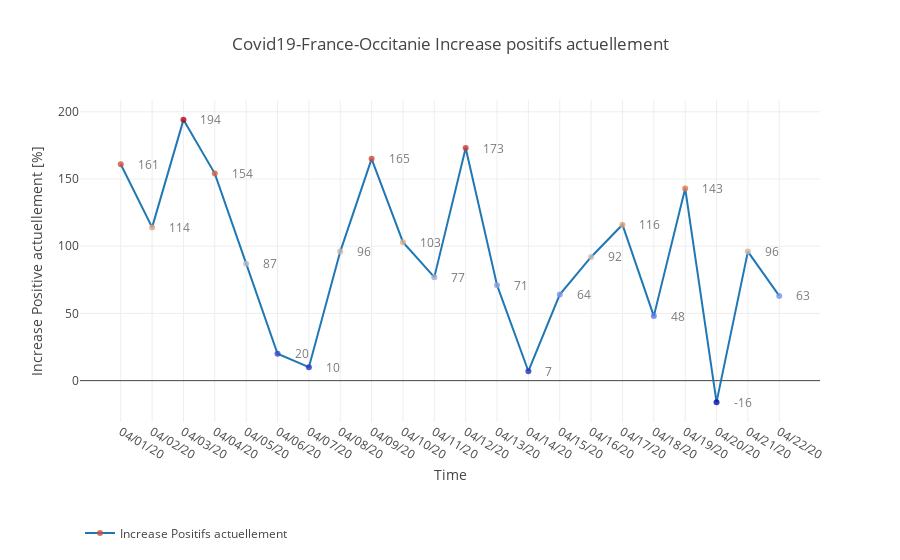

This figure's notebook cell:
### Code cell
trace, annotations = create_2d_plot(plot_df=df, x_name="Date", y_name="Increase Positifs actuellement")

data = [trace]

layout = go.Layout(
    title=f"Covid19-France-Occitanie Increase positifs actuellement",
    xaxis=dict(title="Time"),
    yaxis=dict(title="Increase Positive actuellement [%]"),
    annotations=annotations,
    showlegend=True,
    legend=dict(orientation="h", y = -0.3, yanchor="top"),
)
fig = go.Figure(data=data, layout=layout)
    
iplot(fig, filename="covid19-Occitanie")

### Figure 1 — Plotly figure (JSON) as saved in the notebook; plotly's stock layout.template omitted (floating-point values rounded to 4 significant figures)
{"data": [{"marker": {"color": [161, 114, 194, 154, 87, 20, 10, 96, 165, 103, 77, 173, 71, 7, 64, 92, 116, 48, 143, -16, 96, 63], "opacity": 0.8, "size": 6}, "mode": "lines+markers", "name": "Increase Positifs actuellement", "type": "scatter", "uid": "86546f1a-ec15-46bf-bd84-9d95e32f1adc", "x": ["04/01/20", "04/02/20", "04/03/20", "04/04/20", "04/05/20", "04/06/20", "04/07/20", "04/08/20", "04/09/20", "04/10/20", "04/11/20", "04/12/20", "04/13/20", "04/14/20", "04/15/20", "04/16/20", "04/17/20", "04/18/20", "04/19/20", "04/20/20", "04/21/20", "04/22/20"], "y": [161, 114, 194, 154, 87, 20, 10, 96, 165, 103, 77, 173, 71, 7, 64, 92, 116, 48, 143, -16, 96, 63]}], "layout": {"annotations": [{"opacity": 0.7, "showarrow": false, "text": "161", "x": "04/01/20", "xanchor": "left", "xshift": 15, "y": 161}, {"opacity": 0.7, "showarrow": false, "text": "114", "x": "04/02/20", "xanchor": "left", "xshift": 15, "y": 114}, {"opacity": 0.7, "showarrow": false, "text": "194", "x": "04/03/20", "xanchor": "left", "xshift": 15, "y": 194}, {"opacity": 0.7, "showarrow": false, "text": "154", "x": "04/04/20", "xanchor": "left", "xshift": 15, "y": 154}, {"opacity": 0.7, "showarrow": false, "text": "87", "x": "04/05/20", "xanchor": "left", "xshift": 15, "y": 87}, {"opacity": 0.7, "showarrow": false, "text": "20", "x": "04/06/20", "xanchor": "left", "xshift": 15, "y": 20}, {"opacity": 0.7, "showarrow": false, "text": "10", "x": "04/07/20", "xanchor": "left", "xshift": 15, "y": 10}, {"opacity": 0.7, "showarrow": false, "text": "96", "x": "04/08/20", "xanchor": "left", "xshift": 15, "y": 96}, {"opacity": 0.7, "showarrow": false, "text": "165", "x": "04/09/20", "xanchor": "left", "xshift": 15, "y": 165}, {"opacity": 0.7, "showarrow": false, "text": "103", "x": "04/10/20", "xanchor": "left", "xshift": 15, "y": 103}, {"opacity": 0.7, "showarrow": false, "text": "77", "x": "04/11/20", "xanchor": "left", "xshift": 15, "y": 77}, {"opacity": 0.7, "showarrow": false, "text": "173", "x": "04/12/20", "xanchor": "left", "xshift": 15, "y": 173}, {"opacity": 0.7, "showarrow": false, "text": "71", "x": "04/13/20", "xanchor": "left", "xshift": 15, "y": 71}, {"opacity": 0.7, "showarrow": false, "text": "7", "x": "04/14/20", "xanchor": "left", "xshift": 15, "y": 7}, {"opacity": 0.7, "showarrow": false, "text": "64", "x": "04/15/20", "xanchor": "left", "xshift": 15, "y": 64}, {"opacity": 0.7, "showarrow": false, "text": "92", "x": "04/16/20", "xanchor": "left", "xshift": 15, "y": 92}, {"opacity": 0.7, "showarrow": false, "text": "116", "x": "04/17/20", "xanchor": "left", "xshift": 15, "y": 116}, {"opacity": 0.7, "showarrow": false, "text": "48", "x": "04/18/20", "xanchor": "left", "xshift": 15, "y": 48}, {"opacity": 0.7, "showarrow": false, "text": "143", "x": "04/19/20", "xanchor": "left", "xshift": 15, "y": 143}, {"opacity": 0.7, "showarrow": false, "text": "-16", "x": "04/20/20", "xanchor": "left", "xshift": 15, "y": -16}, {"opacity": 0.7, "showarrow": false, "text": "96", "x": "04/21/20", "xanchor": "left", "xshift": 15, "y": 96}, {"opacity": 0.7, "showarrow": false, "text": "63", "x": "04/22/20", "xanchor": "left", "xshift": 15, "y": 63}], "legend": {"orientation": "h", "y": -0.3, "yanchor": "top"}, "showlegend": true, "title": {"text": "Covid19-France-Occitanie Increase positifs actuellement"}, "xaxis": {"title": {"text": "Time"}}, "yaxis": {"title": {"text": "Increase Positive actuellement [%]"}}}}
